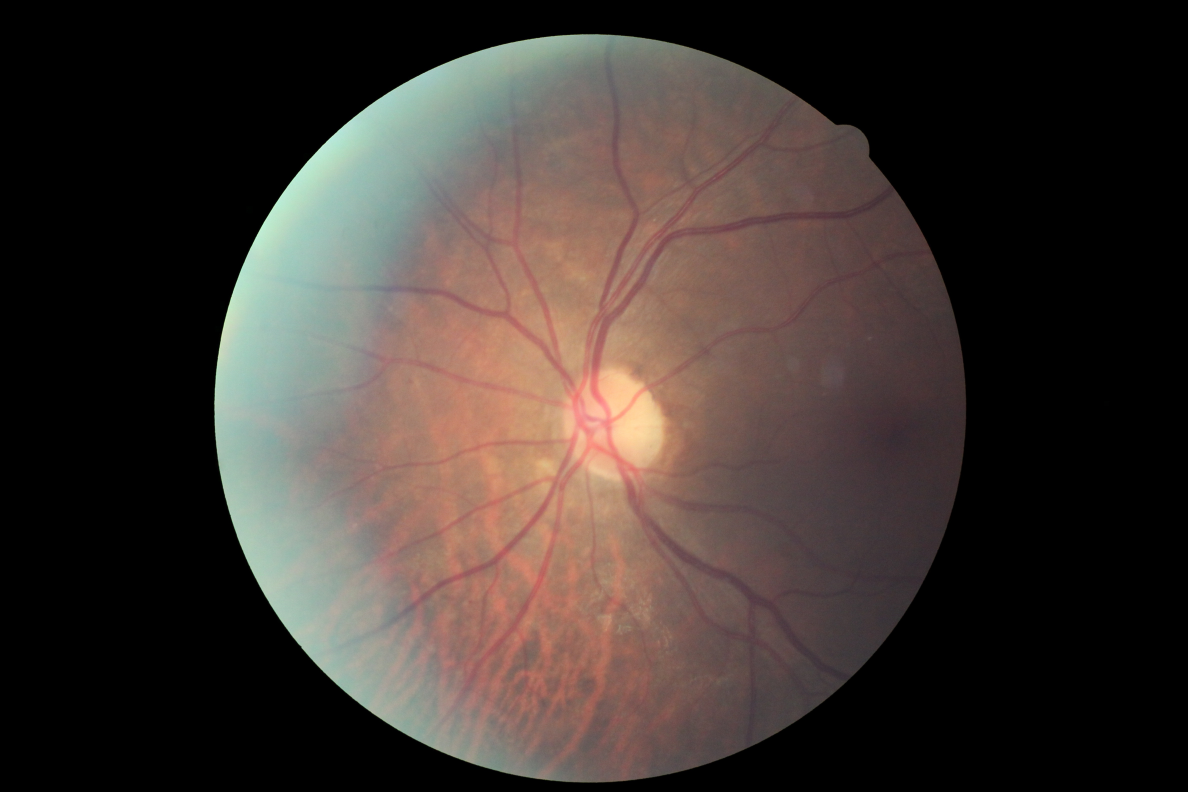
#> input picture data_preprocess/Original_Img/10_left.jpg, 4752 x 3168 px (shown at 1/4 size)
$ python -i fundus_prep.py   (imports and definitions only)   (older library calls are emulated)
#> lines starting #> are read from the running program, lines starting #| are printed output that depends on the picture; after the words box and inside, x2 and y2 are one past the last pixel; in counts of white or black regions, pixels touching at a corner belong together
import numpy as np
import os
import cv2


# [24 lines left out: functions imread, imwrite, fold_dir, not called in this run]


def get_mask_BZ(img):
	if img.ndim == 3:
		gray_img = cv2.cvtColor(img, cv2.COLOR_BGR2GRAY)
	else:
		gray_img = img
	threhold = np.mean(gray_img) / 3 - 5
	_, mask = cv2.threshold(gray_img, max(0, threhold), 1, cv2.THRESH_BINARY)
	nn_mask = np.zeros((mask.shape[0] + 2, mask.shape[1] + 2), np.uint8)
	new_mask = (1 - mask).astype(np.uint8)
	_, new_mask, _, _ = cv2.floodFill(new_mask, nn_mask, (0, 0), (0), cv2.FLOODFILL_MASK_ONLY)
	_, new_mask, _, _ = cv2.floodFill(new_mask, nn_mask, (new_mask.shape[1] - 1, new_mask.shape[0] - 1), (0),
	                                  cv2.FLOODFILL_MASK_ONLY)
	mask = mask + new_mask
	kernel = cv2.getStructuringElement(cv2.MORPH_RECT, (20, 20))
	mask = cv2.erode(mask, kernel)
	mask = cv2.dilate(mask, kernel)
	return mask


def _get_center_by_edge(mask):
	center = [0, 0]
	x = mask.sum(axis=1)
	center[0] = np.where(x > x.max() * 0.95)[0].mean()
	x = mask.sum(axis=0)
	center[1] = np.where(x > x.max() * 0.95)[0].mean()
	return center


def _get_radius_by_mask_center(mask, center):
	mask = mask.astype(np.uint8)
	ksize = max(mask.shape[1] // 400 * 2 + 1, 3)
	kernel = cv2.getStructuringElement(cv2.MORPH_ELLIPSE, (ksize, ksize))
	mask = cv2.morphologyEx(mask, cv2.MORPH_GRADIENT, kernel)
	index = np.where(mask > 0)
	d_int = np.sqrt((index[0] - center[0]) ** 2 + (index[1] - center[1]) ** 2)
	b_count = np.bincount(np.ceil(d_int).astype(np.int))
	radius = np.where(b_count > b_count.max() * 0.995)[0].max()
	return radius


def _get_circle_by_center_bbox(shape, center, bbox, radius):
	center_mask = np.zeros(shape=shape).astype('uint8')
	tmp_mask = np.zeros(shape=bbox[2:4])
	center_tmp = (int(center[0]), int(center[1]))
	center_mask = cv2.circle(center_mask, center_tmp[::-1], int(radius), (1), -1)
	return center_mask


def get_mask(img):
	if img.ndim == 3:
		g_img = cv2.cvtColor(img, cv2.COLOR_RGB2GRAY)
	elif img.ndim == 2:
		g_img = img.copy()
	else:
		raise 'image dim is not 1 or 3'
	h, w = g_img.shape
	shape = g_img.shape[0:2]
	g_img = cv2.resize(g_img, (0, 0), fx=0.5, fy=0.5)
	tg_img = cv2.normalize(g_img, None, 0, 255, cv2.NORM_MINMAX)
	tmp_mask = get_mask_BZ(tg_img)
	center = _get_center_by_edge(tmp_mask)
	radius = _get_radius_by_mask_center(tmp_mask, center)
	center = [center[0] * 2, center[1] * 2]
	radius = int(radius * 2)
	s_h = max(0, int(center[0] - radius))
	s_w = max(0, int(center[1] - radius))
	bbox = (s_h, s_w, min(h - s_h, 2 * radius), min(w - s_w, 2 * radius))
	tmp_mask = _get_circle_by_center_bbox(shape, center, bbox, radius)
	return tmp_mask, bbox, center, radius


def mask_image(img, mask):
	img[mask <= 0, ...] = 0
	return img


# [41 lines left out: functions remove_back_area, supplemental_black_area, process_without_gb, not called in this run]

>>> import cv2
>>> picture = cv2.cvtColor(cv2.imread('Original_Img/10_left.jpg'), cv2.COLOR_BGR2RGB)
>>> result = get_mask(picture)
#> in get_mask, `g_img = cv2.cvtColor(img, cv2.COLOR_RGB2GRAY)`:
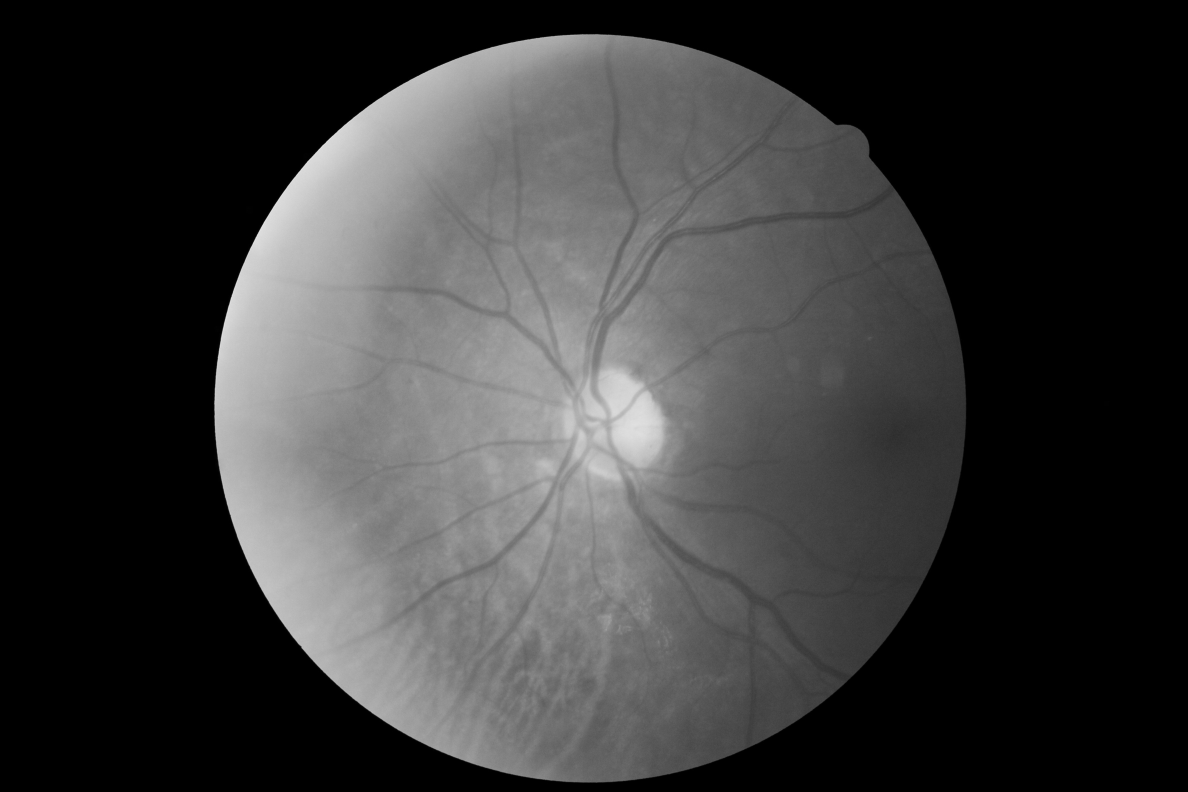
#> g_img: shape (3168, 4752) (shown at 1/4 size); min 0, max 241, mean 56.9
#> in get_mask_BZ, `threhold = np.mean(gray_img) / 3 - 5`: threhold = 15.61
#> in get_mask_BZ, `_, mask = cv2.threshold(gray_img, max(0, threhold), 1, cv2.THRESH_BINA..`: mask: shape (1584, 2376); values 0 (black) and 1 (white), 47.1% white; 1 white region, box (x1, y1, x2, y2) and area: (428, 68, 1933, 1566) 1771906
#> in get_mask_BZ, `_, new_mask, _, _ = cv2.floodFill(new_mask, nn_mask, (0, 0), (0), cv2...`: new_mask: shape (1584, 2376); every value is 0
#> in get_mask_BZ, `mask = cv2.erode(mask, kernel)`: mask: shape (1584, 2376); values 0 (black) and 1 (white), 45.6% white; 1 white region, box (x1, y1, x2, y2) and area: (438, 78, 1923, 1557) 1715173
#> in get_mask_BZ, `mask = cv2.dilate(mask, kernel)`:
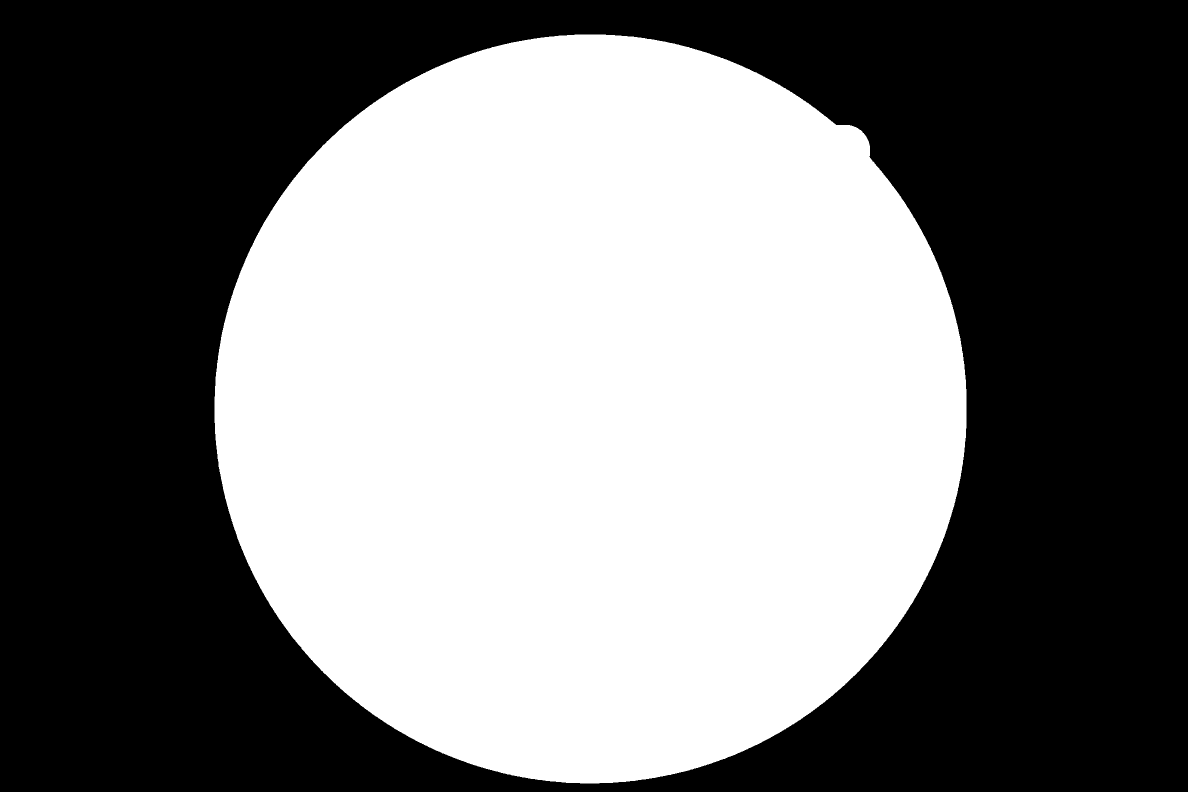
#> mask: shape (1584, 2376) (shown at 1/2 size); values 0 (black) and 1 (white), 47.1% white; 1 white region, box (x1, y1, x2, y2) and area: (429, 69, 1933, 1567) 1771869
#> in _get_center_by_edge, `x = mask.sum(axis=1)`: x = 1584 values, max 1504 at index 793, min 0 at index 0, mean 1118.6
#> in _get_center_by_edge, `x = mask.sum(axis=0)`: x = 2376 values, max 1498 at index 1160, min 0 at index 0, mean 745.7
#> in get_mask, `center = _get_center_by_edge(tmp_mask)`: center = [817.5, 1179.5]
#> in _get_radius_by_mask_center, `mask = cv2.morphologyEx(mask, cv2.MORPH_GRADIENT, kernel)`:
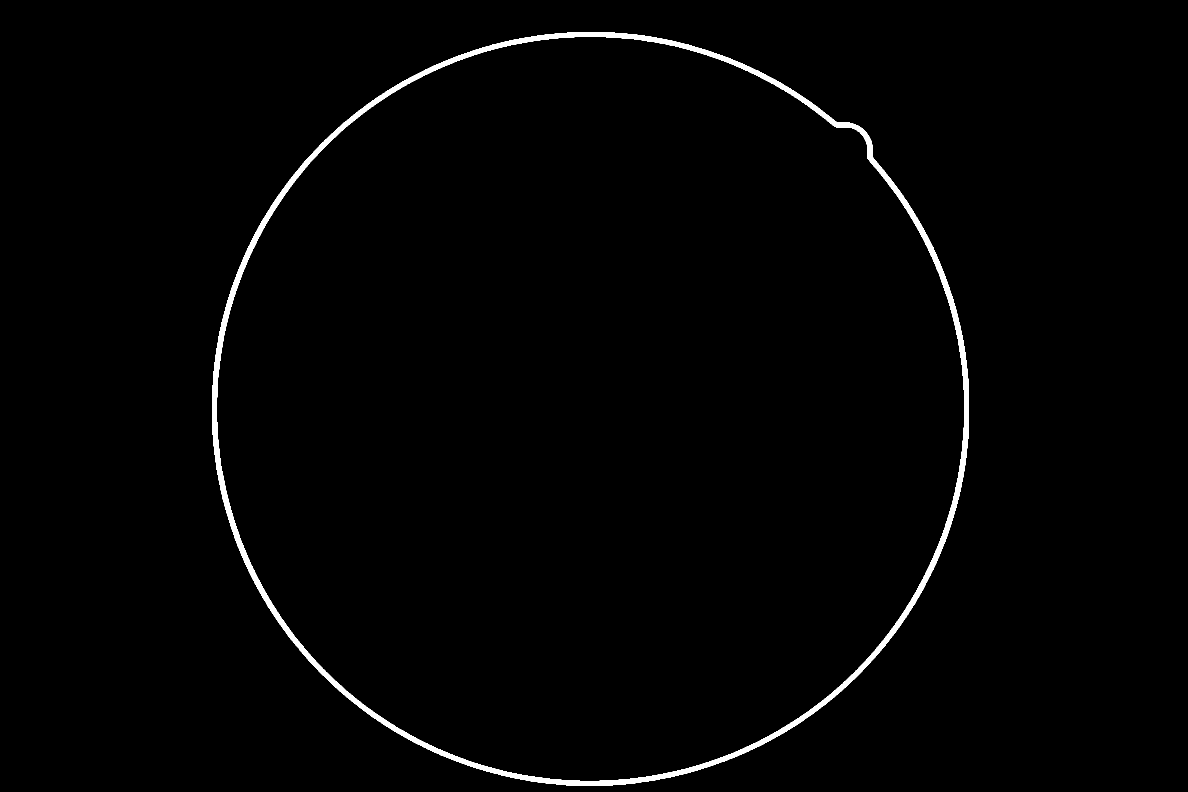
#> mask: shape (1584, 2376) (shown at 1/2 size); values 0 (black) and 1 (white), 1.3% white; 1 white region, box (x1, y1, x2, y2) and area: (424, 64, 1938, 1572) 48245
#> in _get_radius_by_mask_center, `index = np.where(mask > 0)`: index = 48245 positions, rows 64 to 1571, columns 424 to 1937
#> in _get_radius_by_mask_center, `b_count = np.bincount(np.ceil(d_int).astype(np.int))`: b_count = 784 values, max 4690 at index 753, min 0 at index 0, mean 61.54
#> in _get_radius_by_mask_center, `radius = np.where(b_count > b_count.max() * 0.995)[0].max()`: radius = 753
#> in get_mask, `center = [center[0] * 2, center[1] * 2]`: center = [1635, 2359]
#> in get_mask, `radius = int(radius * 2)`: radius = 1506
#> in get_mask, `s_h = max(0, int(center[0] - radius))`: s_h = 129
#> in get_mask, `s_w = max(0, int(center[1] - radius))`: s_w = 853
#> in get_mask, `bbox = (s_h, s_w, min(h - s_h, 2 * radius), min(w - s_w, 2 * radius))`: bbox = (129, 853, 3012, 3012)
#> in _get_circle_by_center_bbox, `center_tmp = (int(center[0]), int(center[1]))`: center_tmp = (1635, 2359)
#> in _get_circle_by_center_bbox, `center_mask = cv2.circle(center_mask, center_tmp[::-1], int(radius), (..`:
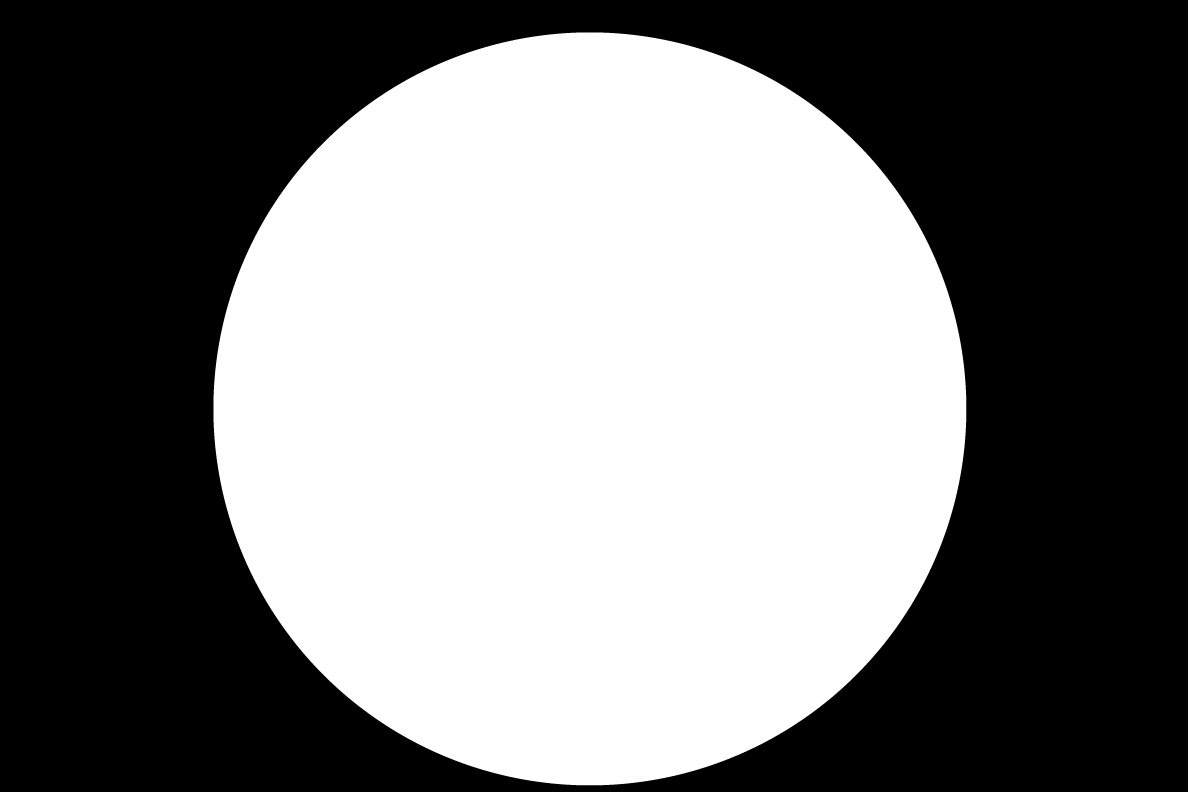
#> center_mask: shape (3168, 4752) (shown at 1/4 size); values 0 (black) and 1 (white), 47.3% white; 1 white region, box (x1, y1, x2, y2) and area: (853, 129, 3866, 3142) 7125161

$ run again, on data_preprocess/Original_Img/10_right.jpg
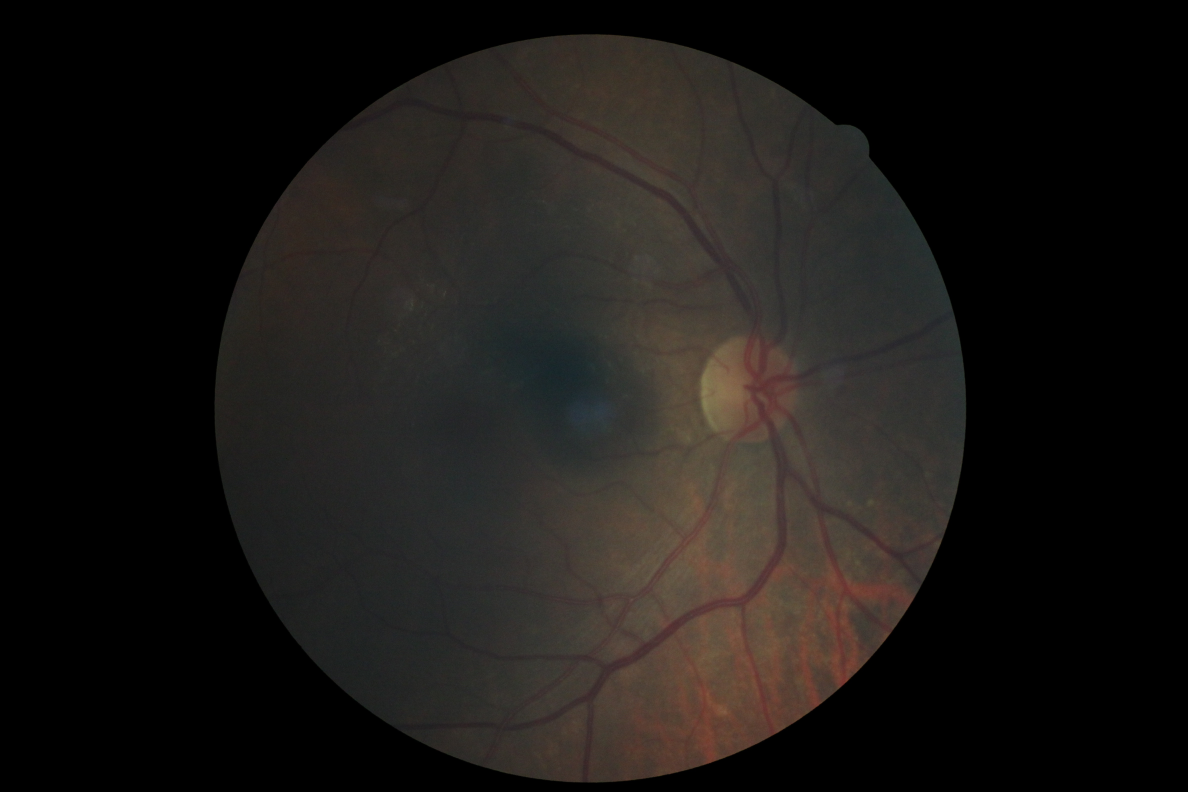
#> input picture data_preprocess/Original_Img/10_right.jpg, 4752 x 3168 px (shown at 1/4 size)
#> in get_mask, `tg_img = cv2.normalize(g_img, None, 0, 255, cv2.NORM_MINMAX)`:
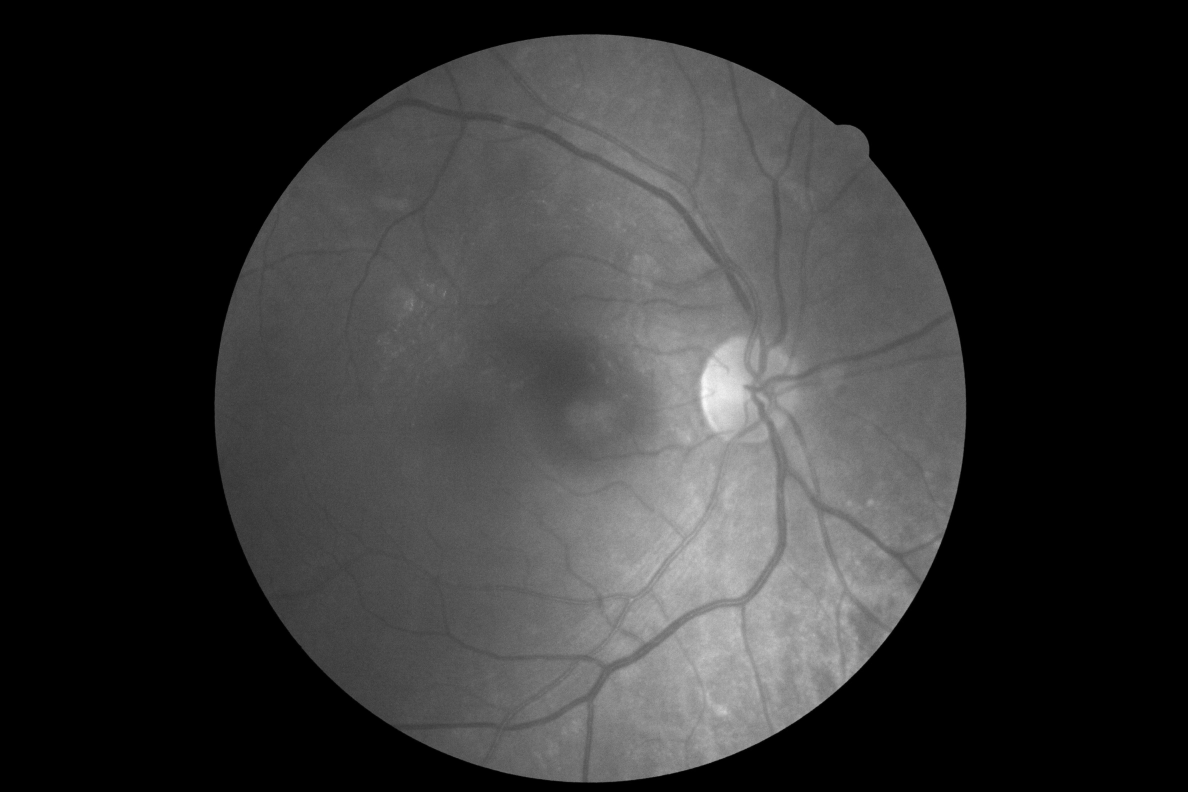
#> tg_img: shape (1584, 2376) (shown at 1/2 size); min 0, max 255, mean 49.8
#> threhold = 11.61
#> in _get_center_by_edge, `x = mask.sum(axis=1)`: x = 1584 values, max 1504 at index 795, min 0 at index 0, mean 1118.5
#> in _get_center_by_edge, `x = mask.sum(axis=0)`: x = 2376 values, max 1498 at index 1160, min 0 at index 0, mean 745.7
#> in get_mask, `center = _get_center_by_edge(tmp_mask)`: center = [817, 1181.5]
#> index = 48260 positions, rows 64 to 1571, columns 425 to 1938
#> b_count = 782 values, max 4696 at index 753, min 0 at index 0, mean 61.71
#> in _get_radius_by_mask_center, `radius = np.where(b_count > b_count.max() * 0.995)[0].max()`: radius = 753
#> in get_mask, `center = [center[0] * 2, center[1] * 2]`: center = [1634, 2363]
#> in get_mask, `radius = int(radius * 2)`: radius = 1506
#> s_h = 128
#> s_w = 857
#> bbox = (128, 857, 3012, 3012)
#> center_tmp = (1634, 2363)
#> in _get_circle_by_center_bbox, `center_mask = cv2.circle(center_mask, center_tmp[::-1], int(radius), (..`:
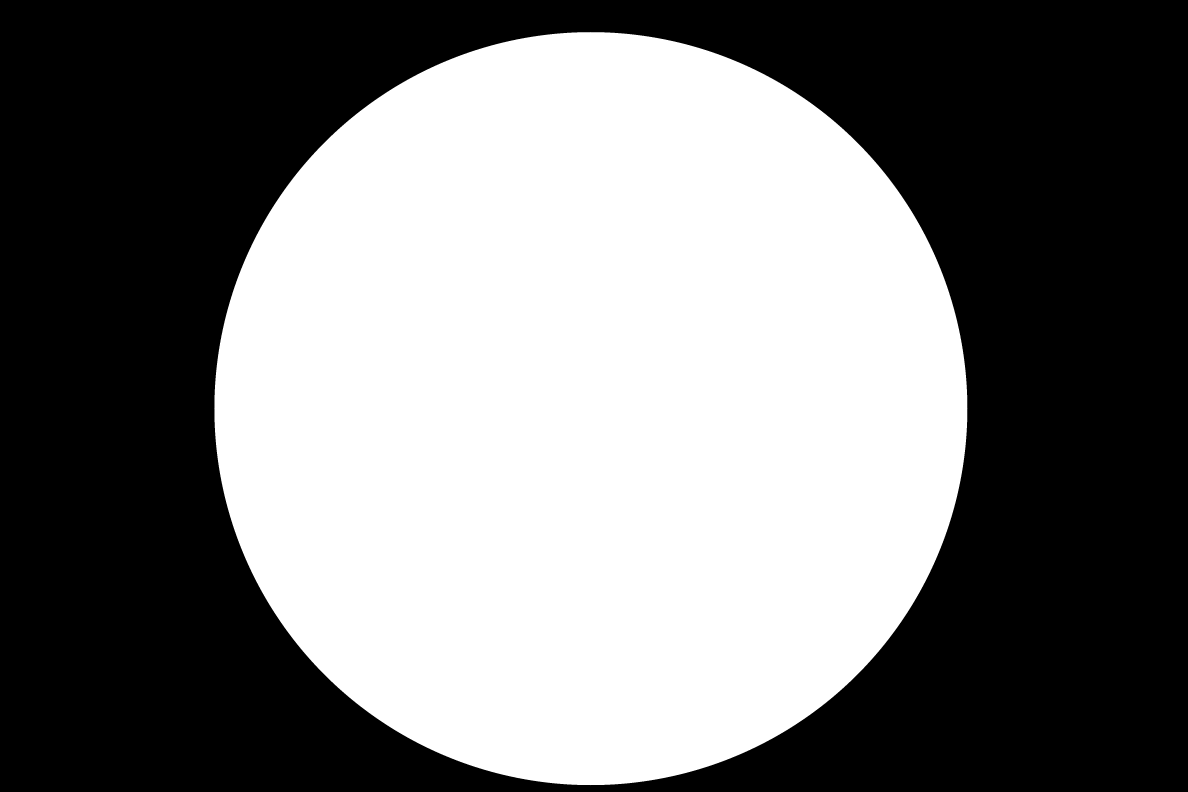
#> center_mask: shape (3168, 4752) (shown at 1/4 size); values 0 (black) and 1 (white), 47.3% white; 1 white region, box (x1, y1, x2, y2) and area: (857, 128, 3870, 3141) 7125161
